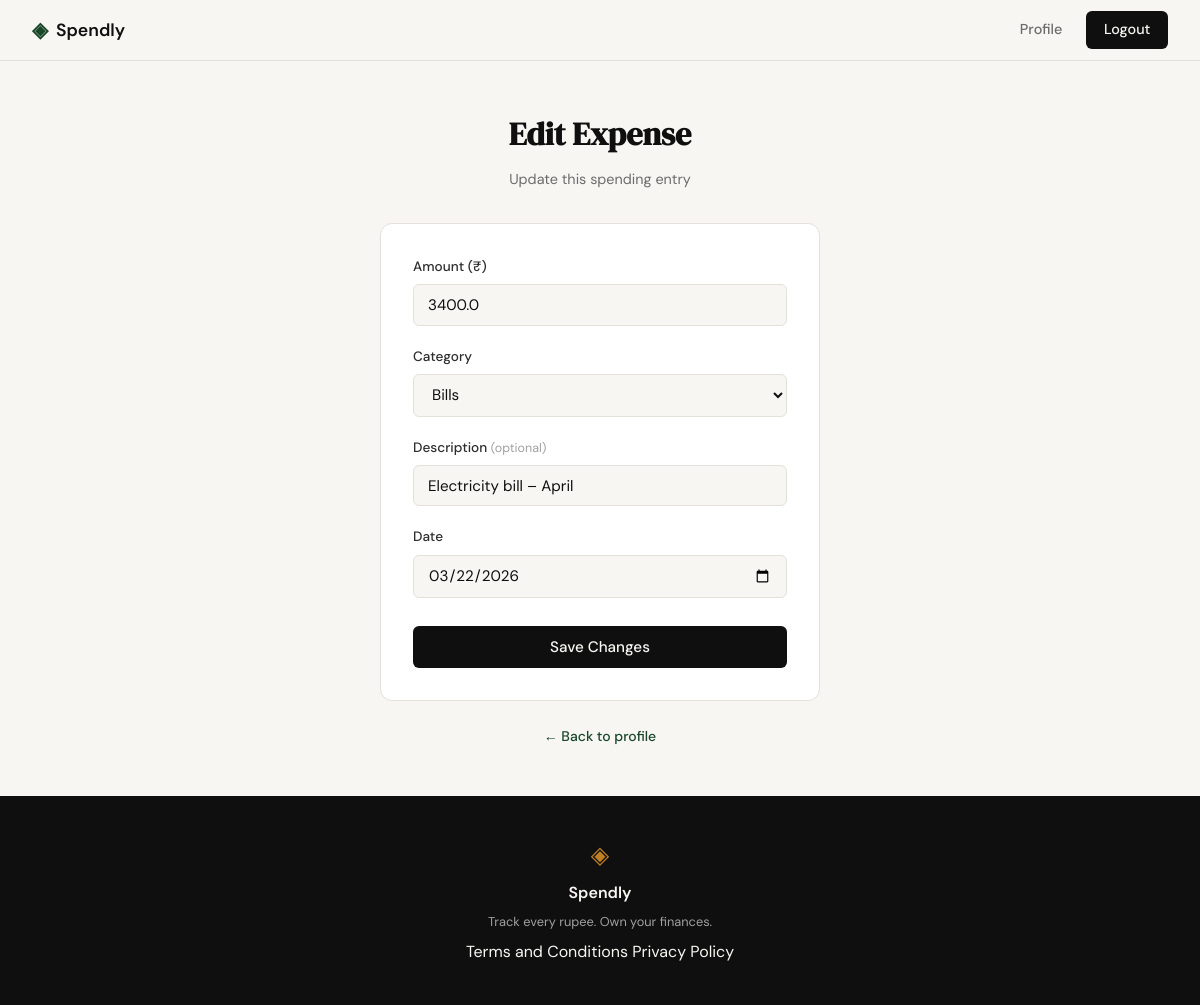
/expenses/12/edit (signed in), run on the app's committed database.
### tables this page shows
CREATE TABLE expenses (
                id          INTEGER PRIMARY KEY AUTOINCREMENT,
                user_id     INTEGER NOT NULL REFERENCES users(id) ON DELETE CASCADE,
                amount      REAL    NOT NULL CHECK (amount > 0),
                category_id INTEGER REFERENCES categories(id) ON DELETE SET NULL,
                description TEXT,
                date        TEXT    NOT NULL,
                created_at  TEXT    NOT NULL DEFAULT (datetime('now'))
            );

CREATE TABLE categories (
                id   INTEGER PRIMARY KEY AUTOINCREMENT,
                name TEXT    NOT NULL UNIQUE
            );

### app.py (the view, shortened to what this page needs)
@app.route("/expenses/<int:id>/edit", methods=["GET", "POST"])
def edit_expense(id):
    user_id = session.get("user_id")
    if not user_id:
        flash("Please log in to edit an expense.", "error")
        return redirect(url_for("login"))
    expense = get_expense_by_id(id, user_id)
    if not expense:
        flash("Expense not found.", "error")
        return redirect(url_for("profile"))
    categories = get_all_categories()
    if request.method == "GET":
        return render_template("expenses/edit.html", expense=expense, categories=categories)

### database/db.py (called while the page is built)
def get_db():
    conn = sqlite3.connect(DB_PATH)
    conn.row_factory = sqlite3.Row
    conn.execute("PRAGMA foreign_keys = ON")
    return conn

def get_all_categories():
    conn = get_db()
    try:
        return conn.execute(
            "SELECT id, name FROM categories ORDER BY name ASC"
        ).fetchall()
    finally:
        conn.close()

def get_expense_by_id(expense_id, user_id):
    conn = get_db()
    try:
        return conn.execute(
            """
            SELECT e.id, e.amount, e.category_id, e.description, e.date
            FROM expenses e
            WHERE e.id = ? AND e.user_id = ?
            """,
            (expense_id, user_id),
        ).fetchone()
    finally:
        conn.close()

### templates/expenses/edit.html (shortened to what this page needs)
{% extends "base.html" %}
{% block head %}
<link rel="stylesheet" href="{{ url_for('static', filename='css/expenses.css') }}">
{% endblock %}
{% block content %}
<section class="auth-section">
  <div class="auth-container">
    <div class="auth-header">
      <h1 class="auth-title">Edit Expense</h1>
      <p class="auth-subtitle">Update this spending entry</p>
    </div>
    <div class="auth-card">
      <form method="POST" action="{{ url_for('edit_expense', id=expense.id) }}" novalidate>
        <div class="form-group">
          <label for="amount">Amount (₹)</label>
          <input
            id="amount"
            name="amount"
            type="number"
            step="0.01"
            min="0.01"
            class="form-input"
            value="{{ expense.amount }}"
            required
          >
        </div>
        <div class="form-group">
          <label for="category_id">Category</label>
          <select id="category_id" name="category_id" class="form-input">
            {% for cat in categories %}
            <option value="{{ cat.id }}"
              {% if expense.category_id == cat.id %}selected{% endif %}>
              {{ cat.name }}
            </option>
            {% endfor %}
          </select>
        </div>
        <div class="form-group">
          <label for="description">
            Description
            <span class="form-optional">(optional)</span>
          </label>
          <input
            id="description"
            name="description"
            type="text"
            maxlength="255"
            class="form-input"
            placeholder="e.g. Electricity bill"
            value="{{ expense.description or '' }}"
          >
        </div>
        <div class="form-group">
          <label for="date">Date</label>
          <input
            id="date"
            name="date"
            type="date"
            class="form-input"
            value="{{ expense.date }}"
            required
          >
        </div>
        <button type="submit" class="btn-submit">Save Changes</button>
      </form>
    </div>
    <p class="auth-switch">
      <a href="{{ url_for('profile') }}">← Back to profile</a>
    </p>
  </div>
</section>
{% endblock %}

### static/css/style.css (style rules this page uses)
:root { --ink: #0f0f0f; --ink-soft: #2d2d2d; --ink-muted: #6b6b6b; --ink-faint: #a0a0a0; --paper: #f7f6f3; --paper-warm: #f0ede6; --paper-card: #ffffff; --accent: #1a472a; --accent-light: #e8f0eb; --accent-2: #c17f24; --accent-2-light: #fdf3e3; --danger: #c0392b; --danger-light: #fdecea; --border: #e4e1da; --border-soft: #eeebe4; --font-display: 'DM Serif Display', Georgia, serif; --font-body: 'DM Sans', system-ui, sans-serif; --max-width: 1200px; --auth-width: 440px; --radius-sm: 6px; --radius-md: 12px; --radius-lg: 20px; }
*, *::before, *::after { box-sizing: border-box; margin: 0; padding: 0; }
html { font-size: 16px; scroll-behavior: smooth; }
body { background: var(--paper); color: var(--ink); font-family: var(--font-body); font-size: 1rem; line-height: 1.6; -webkit-font-smoothing: antialiased; }
a { color: inherit; text-decoration: none; }
.auth-section { min-height: calc(100vh - 60px - 100px); display: flex; align-items: center; justify-content: center; padding: 3rem 2rem; }
.auth-container { width: 100%; max-width: var(--auth-width); }
.auth-header { text-align: center; margin-bottom: 2rem; }
.auth-title { font-family: var(--font-display); font-size: 2rem; color: var(--ink); margin-bottom: 0.5rem; }
.auth-subtitle { font-size: 0.9rem; color: var(--ink-muted); }
.auth-card { background: var(--paper-card); border: 1px solid var(--border); border-radius: var(--radius-md); padding: 2rem; margin-bottom: 1.5rem; }
.form-group { margin-bottom: 1.25rem; }
.form-group label { display: block; font-size: 0.85rem; font-weight: 500; color: var(--ink-soft); margin-bottom: 0.4rem; }
.form-input { width: 100%; padding: 0.6rem 0.875rem; border: 1px solid var(--border); border-radius: var(--radius-sm); font-family: var(--font-body); font-size: 0.95rem; color: var(--ink); background: var(--paper); outline: none; transition: border-color 0.2s; }
.form-input::placeholder { color: var(--ink-faint); }
.btn-submit { width: 100%; padding: 0.7rem; background: var(--ink); color: var(--paper); border: none; border-radius: var(--radius-sm); font-family: var(--font-body); font-size: 0.95rem; font-weight: 500; cursor: pointer; transition: background 0.2s; margin-top: 0.5rem; }
.auth-switch { text-align: center; font-size: 0.875rem; color: var(--ink-muted); }
.auth-switch a { color: var(--accent); font-weight: 500; }

### static/css/expenses.css (style rules this page uses)
.form-optional { font-size: 0.78rem; color: var(--ink-faint); font-weight: 400; }

### data on the page
expenses: amount "3400.0", category_id "Bills", description "Electricity bill – April", date "03/22/2026"
